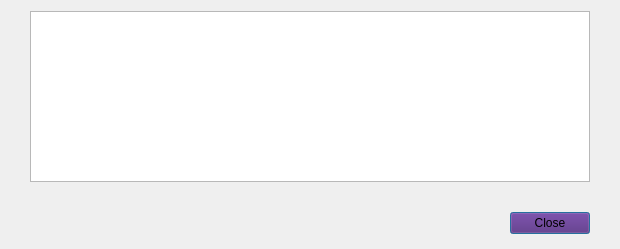
<?xml version="1.0" encoding="UTF-8"?>
<ui version="4.0">
 <class>TransactionDescDialog</class>
 <widget class="QDialog" name="TransactionDescDialog">
  <property name="geometry">
   <rect>
    <x>0</x>
    <y>0</y>
    <width>620</width>
    <height>249</height>
   </rect>
  </property>
  <property name="font">
   <font>
    <family>Source Sans Pro</family>
    <pointsize>10</pointsize>
   </font>
  </property>
  <property name="windowTitle">
   <string notr="true">Transaction details</string>
  </property>
  <layout class="QVBoxLayout" name="verticalLayout">
   <property name="spacing">
    <number>15</number>
   </property>
   <property name="leftMargin">
    <number>0</number>
   </property>
   <property name="rightMargin">
    <number>0</number>
   </property>
   <property name="bottomMargin">
    <number>0</number>
   </property>
   <item>
    <layout class="QHBoxLayout" name="horizontalLayout">
     <property name="leftMargin">
      <number>30</number>
     </property>
     <property name="rightMargin">
      <number>30</number>
     </property>
     <item>
      <widget class="QTextEdit" name="detailText">
       <property name="toolTip">
        <string>This pane shows a detailed description of the transaction</string>
       </property>
       <property name="readOnly">
        <bool>true</bool>
       </property>
      </widget>
     </item>
    </layout>
   </item>
   <item>
    <widget class="QWidget" name="buttonsContainerWhite" native="true">
     <layout class="QHBoxLayout" name="horizontalLayout_2">
      <property name="leftMargin">
       <number>30</number>
      </property>
      <property name="topMargin">
       <number>15</number>
      </property>
      <property name="rightMargin">
       <number>30</number>
      </property>
      <property name="bottomMargin">
       <number>15</number>
      </property>
      <item>
       <widget class="QDialogButtonBox" name="buttonBox">
        <property name="font">
         <font>
          <family>Source Sans Pro</family>
          <pointsize>10</pointsize>
         </font>
        </property>
        <property name="styleSheet">
         <string notr="true">background-color: #581F78;
background-opacity: 97%;</string>
        </property>
        <property name="orientation">
         <enum>Qt::Horizontal</enum>
        </property>
        <property name="standardButtons">
         <set>QDialogButtonBox::Close</set>
        </property>
       </widget>
      </item>
     </layout>
    </widget>
   </item>
  </layout>
 </widget>
 <resources/>
 <connections>
  <connection>
   <sender>buttonBox</sender>
   <signal>accepted()</signal>
   <receiver>TransactionDescDialog</receiver>
   <slot>accept()</slot>
   <hints>
    <hint type="sourcelabel">
     <x>20</x>
     <y>20</y>
    </hint>
    <hint type="destinationlabel">
     <x>20</x>
     <y>20</y>
    </hint>
   </hints>
  </connection>
  <connection>
   <sender>buttonBox</sender>
   <signal>rejected()</signal>
   <receiver>TransactionDescDialog</receiver>
   <slot>reject()</slot>
   <hints>
    <hint type="sourcelabel">
     <x>20</x>
     <y>20</y>
    </hint>
    <hint type="destinationlabel">
     <x>20</x>
     <y>20</y>
    </hint>
   </hints>
  </connection>
 </connections>
</ui>
